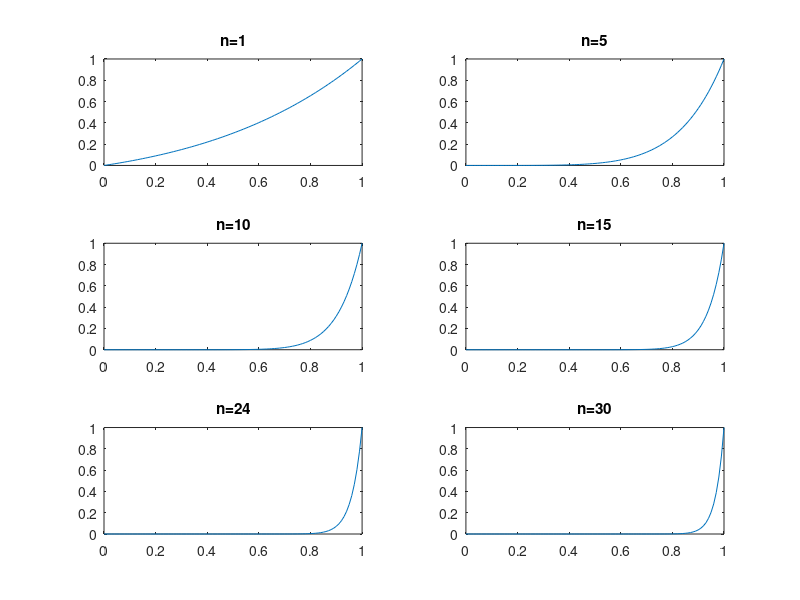

Here is the MATLAB script that generated this plot:
%% Ex 8 (2. Algorithms)
%% Integrals with plots

F=@(x,n)x.^n.*exp(x-1);

t=0:0.01:1;
subplot(321), plot(t,F(t,1)), title('n=1')
subplot(322), plot(t,F(t,5)), title('n=5')
subplot(323), plot(t,F(t,10)), title('n=10')
subplot(324), plot(t,F(t,15)), title('n=15')
subplot(325), plot(t,F(t,24)), title('n=24')
subplot(326), plot(t,F(t,30)), title('n=30')

%% b) Forward recurrence (error divided by n)

IF(1)=1/exp(1)
for k=2:10
    IF(k)=1-k*IF(k-1);
end

%% b) Backwards recurrence (error multiplied by n)

IB(50)=0
for k=50:-1:2
    IB(k-1)=(1-IB(k))/k;
end

format short g
(IF:IB)'

%% Exact value (best option, using matlab)

F=@(x,n)x.^n.*exp(x-1);
for k=1:50
    IB(k)=integral(@(x)F(x,k),0,1);
end

IB(k)

%% Errors

%[abs(IF-IE);abs()]'